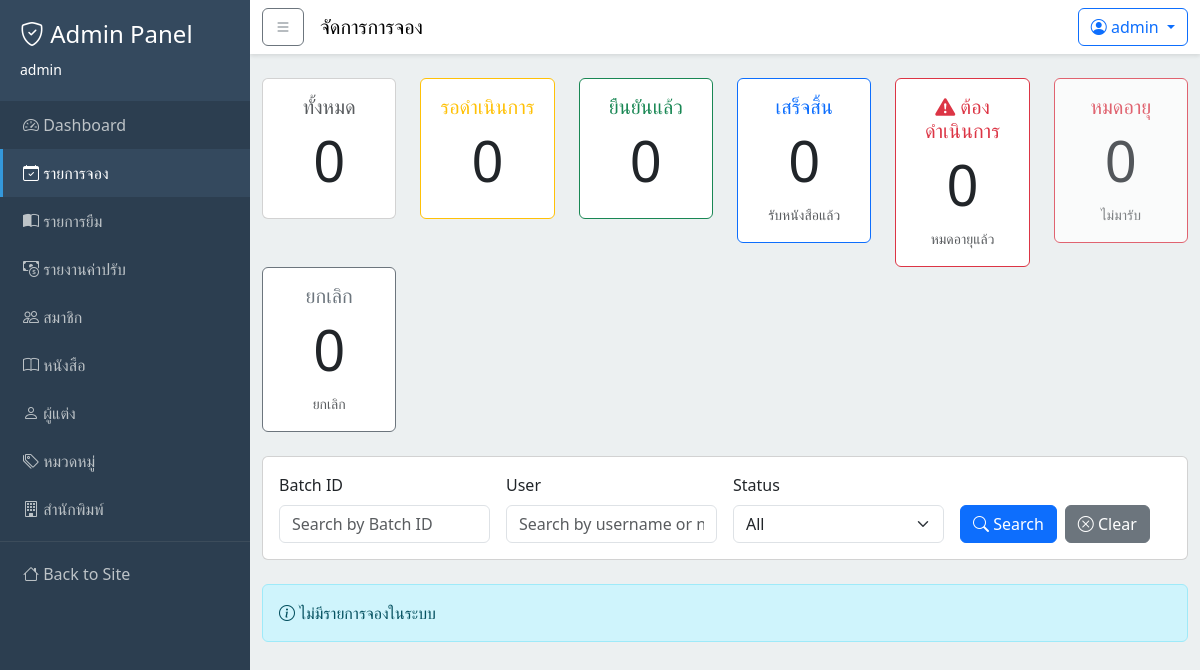
The app's page /dashboard/holds/ (signed in), older data.
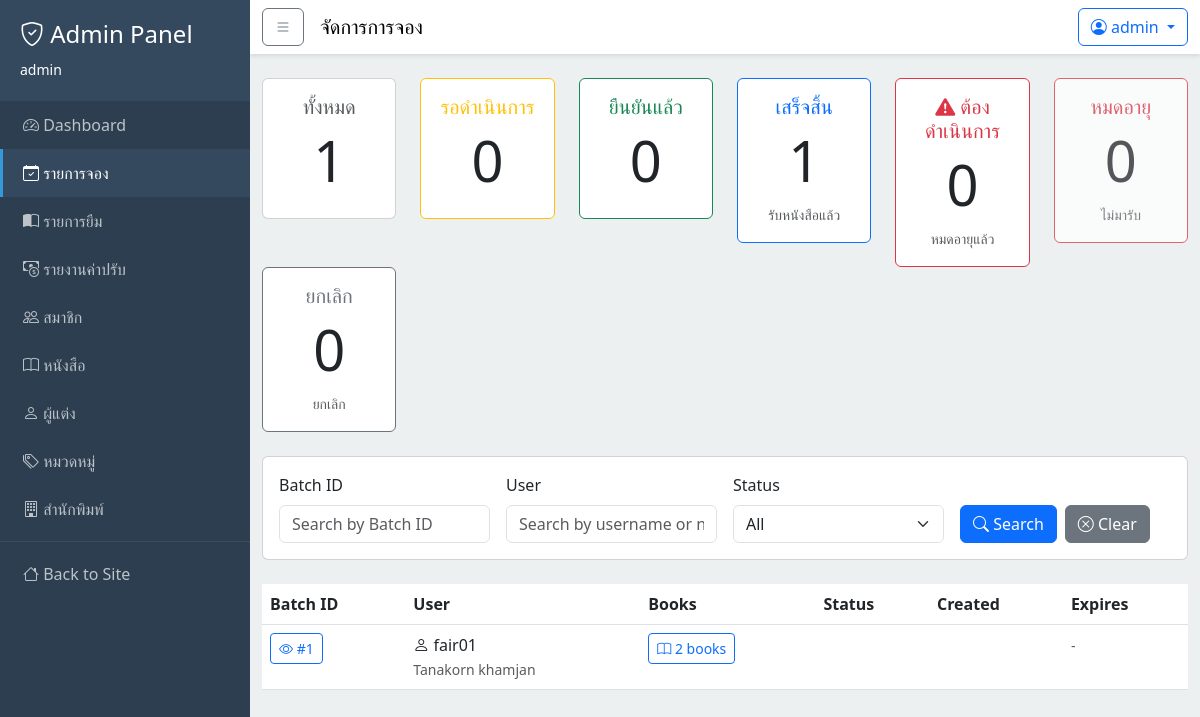
The same page, newer data.
### holds/models.py (models this page shows, shortened)
class Hold(models.Model):
    STATUS_CHOICES = [
        ('pending', 'รอการยืนยัน'),
        ('confirmed', 'ยืนยันแล้ว'),
        ('completed', 'เสร็จสิ้น'),
        ('expired', 'หมดอายุ'),
        ('cancelled', 'ยกเลิก'),
    ]
    id = models.AutoField(primary_key=True)
    user = models.ForeignKey(settings.AUTH_USER_MODEL, on_delete=models.CASCADE, related_name='holds')
    status = models.CharField(max_length=20, choices=STATUS_CHOICES, default='pending')
    expires_at = models.DateTimeField(null=True, blank=True, help_text='Expiry time for confirmed hold - user must pick up books before this time')
    created_at = models.DateTimeField(auto_now_add=True)
    if TYPE_CHECKING:
        hold_items: Manager[HoldItem]
    class Meta:
        db_table = 'holds'
        verbose_name = 'Hold'
        verbose_name_plural = 'Holds'
        ordering = ['-created_at']
    @property
    def is_expired(self):
        if not self.expires_at:
            return False
        return timezone.now() > self.expires_at

### users/models.py (models this page shows, shortened)
class User(AbstractUser):
    phone_number = models.CharField(max_length=10, null=False, blank=False)
    citizen_id = models.CharField(
    max_length=13,
    unique=True,
    null=False,
    blank=False,
    validators=[
        RegexValidator(
            regex=r'^\d{13}$',
            message='Citizen ID must be exactly 13 digits'
        )
    ])

### holds/views.py (the view, shortened to what this page needs)
# urls.py: path('dashboard/holds/', views.dashboard_holds_view, name='dashboard_holds'),
@staff_member_required
def dashboard_holds_view(request):
    status_filter = request.GET.get('status', 'all')
    batch_id_filter = request.GET.get('batch_id', '').strip()
    user_filter = request.GET.get('user', '').strip()
    holds = Hold.objects.select_related(
        'user'
    ).prefetch_related(
        'hold_items__book__authors',
        'hold_items__book__publisher'
    ).order_by('-created_at')
    if batch_id_filter:
        holds = holds.filter(id=batch_id_filter)
    if status_filter and status_filter != 'all':
        holds = holds.filter(status=status_filter)
    expired_batches = []
    for batch in holds:
        if batch.is_expired and batch.status == 'confirmed':
            expired_batches.append(batch)
    stats = {
        'total': Hold.objects.count(),
        'pending': Hold.objects.filter(status='pending').count(),
        'confirmed': Hold.objects.filter(status='confirmed').count(),
        'completed': Hold.objects.filter(status='completed').count(),
        'expired_pending': len(expired_batches),  # Confirmed ที่หมดอายุแต่ยังไม่ได้จัดการ
        'expired': Hold.objects.filter(status='expired').count(),  # ที่เปลี่ยน status เป็น expired แล้ว
        'cancelled': Hold.objects.filter(status='cancelled').count(),
    }
    context = {
        'holds': holds,
        'status_filter': status_filter,
        'batch_id_filter': batch_id_filter,
        'user_filter': user_filter,
        'stats': stats,
        'expired_batches': expired_batches,
    }
    return render(request, 'dashboard/holds/list.html', context)

### books/cart.py (called while the page is built)
    def count(self):
        return len(self.cart)

### books/context_processors.py (called while the page is built)
def cart_context(request):
    cart = Cart(request)
    return {
        'cart_count': cart.count()
    }

### templates/dashboard/holds/list.html (shortened to what the changed rows need)
{% extends "base_admin.html" %}
{% load static %}
{% block content %}
    <div class="row mb-4">
        <div class="col-md-2">
            <div class="card text-center">
                <div class="card-body">
                    <h5 class="card-title text-muted">ทั้งหมด</h5>
                    <h2 class="display-4">{{ stats.total }}</h2>
                </div>
            </div>
        </div>
        <div class="col-md-2">
            <div class="card text-center border-warning">
                <div class="card-body">
                    <h2 class="display-4">{{ stats.pending }}</h2>
                </div>
            </div>
        </div>
        <div class="col-md-2">
            <div class="card text-center border-success">
                <div class="card-body">
                    <h2 class="display-4">{{ stats.confirmed }}</h2>
                </div>
            </div>
        </div>
        <div class="col-md-2">
            <div class="card text-center border-primary">
                <div class="card-body">
                    <h5 class="card-title text-primary">เสร็จสิ้น</h5>
                    <h2 class="display-4">{{ stats.completed }}</h2>
                    <small class="text-muted">รับหนังสือแล้ว</small>
                </div>
            </div>
        </div>
        <div class="col-md-2">
            <div class="card text-center border-danger">
                <div class="card-body">
                    <h2 class="display-4">{{ stats.expired_pending }}</h2>
                </div>
            </div>
        </div>
        <div class="col-md-2">
            <div class="card text-center border-danger opacity-75">
                <div class="card-body">
                    <h2 class="display-4">{{ stats.expired }}</h2>
                </div>
            </div>
        </div>
        <div class="col-md-2">
            <div class="card text-center border-secondary">
                <div class="card-body">
                    <h2 class="display-4">{{ stats.cancelled }}</h2>
                </div>
            </div>
        </div>
    </div>
    <div class="card mb-4">
        <div class="card-body">
        </div>
    </div>
    {% if holds %}
        <div class="table-responsive">
            <table class="table table-hover">
                <thead>
                    <tr>
                        <th>Batch ID</th>
                        <th>User</th>
                        <th>Books</th>
                        <th>Status</th>
                        <th>Created</th>
                        <th>Expires</th>
                    </tr>
                </thead>
                <tbody>
                    {% for hold in holds %}
                        <tr>
                            <td>
                                <a href="{% url 'holds:dashboard_hold_detail' hold.id %}"
                                   class="btn btn-sm btn-outline-primary">
                                    <i class="bi bi-eye"></i> #{{ hold.id }}
                                </a>
                            </td>
                            <td>
                                <i class="bi bi-person"></i> {{ hold.user.username }}
                                {% if hold.user.get_full_name %}
                                    <br>
                                    <small class="text-muted">{{ hold.user.get_full_name }}</small>
                                {% endif %}
                            </td>
                            <td>
                                <button class="btn btn-sm btn-outline-primary"
                                        type="button"
                                        data-bs-toggle="collapse"
                                        data-bs-target="#books-{{ hold.id }}"
                                        aria-expanded="false">
                                    <i class="bi bi-book"></i> {{ hold.hold_items.count }} books
                                </button>
                            </td>
                            <td>
                            </td>
                            <td>
                            </td>
                            <td>
                                {% if batch.expires_at %}
                                    <small class="{% if batch.status == 'confirmed' and batch.is_expired %}text-danger fw-bold{% endif %}">
                                        {{ batch.expires_at|date:"d M Y H:i" }}
                                        {% if batch.status == 'confirmed' and batch.is_expired %}
                                            <br>
                                            <span class="badge bg-danger">หมดเวลารับแล้ว!</span>
                                        {% endif %}
                                    </small>
                                {% else %}
                                    <small class="text-muted">-</small>
                                {% endif %}
                            </td>
                        </tr>
                    {% endfor %}
                </tbody>
            </table>
        </div>
    {% else %}
        <div class="alert alert-info">
            <i class="bi bi-info-circle"></i> ไม่มีรายการจองในระบบ
        </div>
    {% endif %}
{% endblock content %}

Row changes from the older to the newer data that the page shows:
added Hold: id "1", user.username "fair01", user.get_full_name "Tanakorn khamjan", hold_items.count "2"
Text that changed along with them:
{{ stats.total }}: "0" → "1"
{{ stats.completed }}: "0" → "1"
text no longer shown: "ไม่มีรายการจองในระบบ"
text now shown: "Batch ID User Books Status Created Expires"
